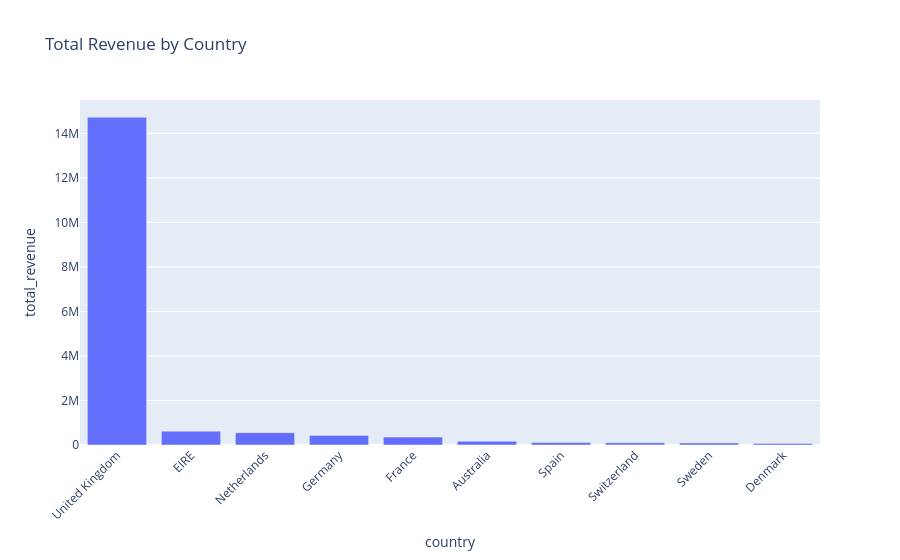

Here is the notebook cell this chart was saved with:
### Code cell
fig = px.bar(country_revenue, x="country", y="total_revenue", title="Total Revenue by Country")
fig.update_layout(xaxis_tickangle=-45)
fig.show()

### Figure 1 — Plotly figure (JSON) as saved in the notebook; plotly's stock layout.template omitted (floating-point values rounded to 4 significant figures)
{"data": [{"hovertemplate": "country=%{x}<br>total_revenue=%{y}<extra></extra>", "legendgroup": "", "marker": {"color": "#636efa", "pattern": {"shape": ""}}, "name": "", "orientation": "v", "showlegend": false, "textposition": "auto", "type": "bar", "x": ["United Kingdom", "EIRE", "Netherlands", "Germany", "France", "Australia", "Spain", "Switzerland", "Sweden", "Denmark"], "xaxis": "x", "y": [14720000.0, 621600.0, 554200.0, 431300.0, 355300.0, 170000.0, 109200.0, 100400.0, 91550.0, 69860.0], "yaxis": "y"}], "layout": {"barmode": "relative", "legend": {"tracegroupgap": 0}, "title": {"text": "Total Revenue by Country"}, "xaxis": {"anchor": "y", "domain": [0, 1], "tickangle": -45, "title": {"text": "country"}}, "yaxis": {"anchor": "x", "domain": [0, 1], "title": {"text": "total_revenue"}}}}
